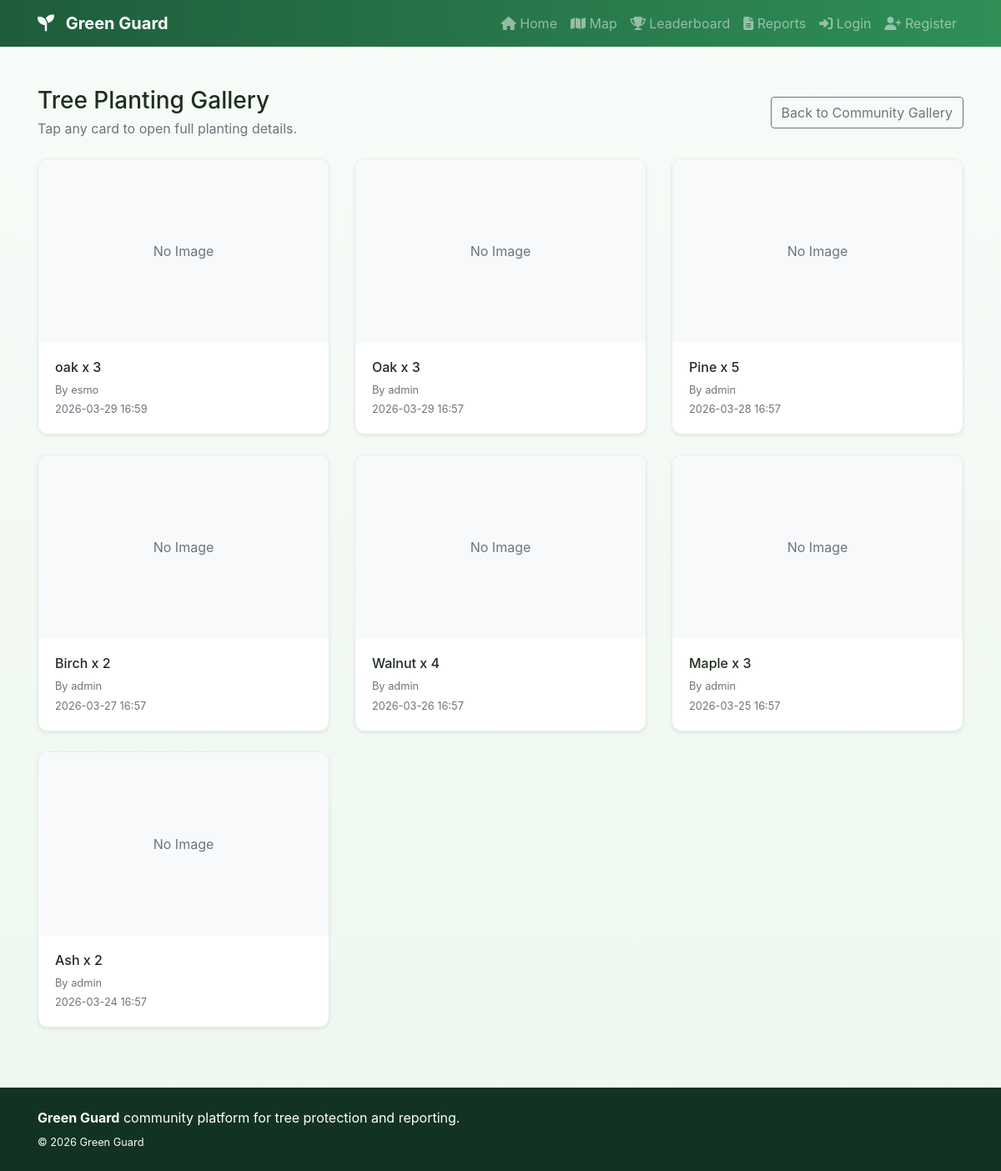
The app's page /reports/trees, older data.
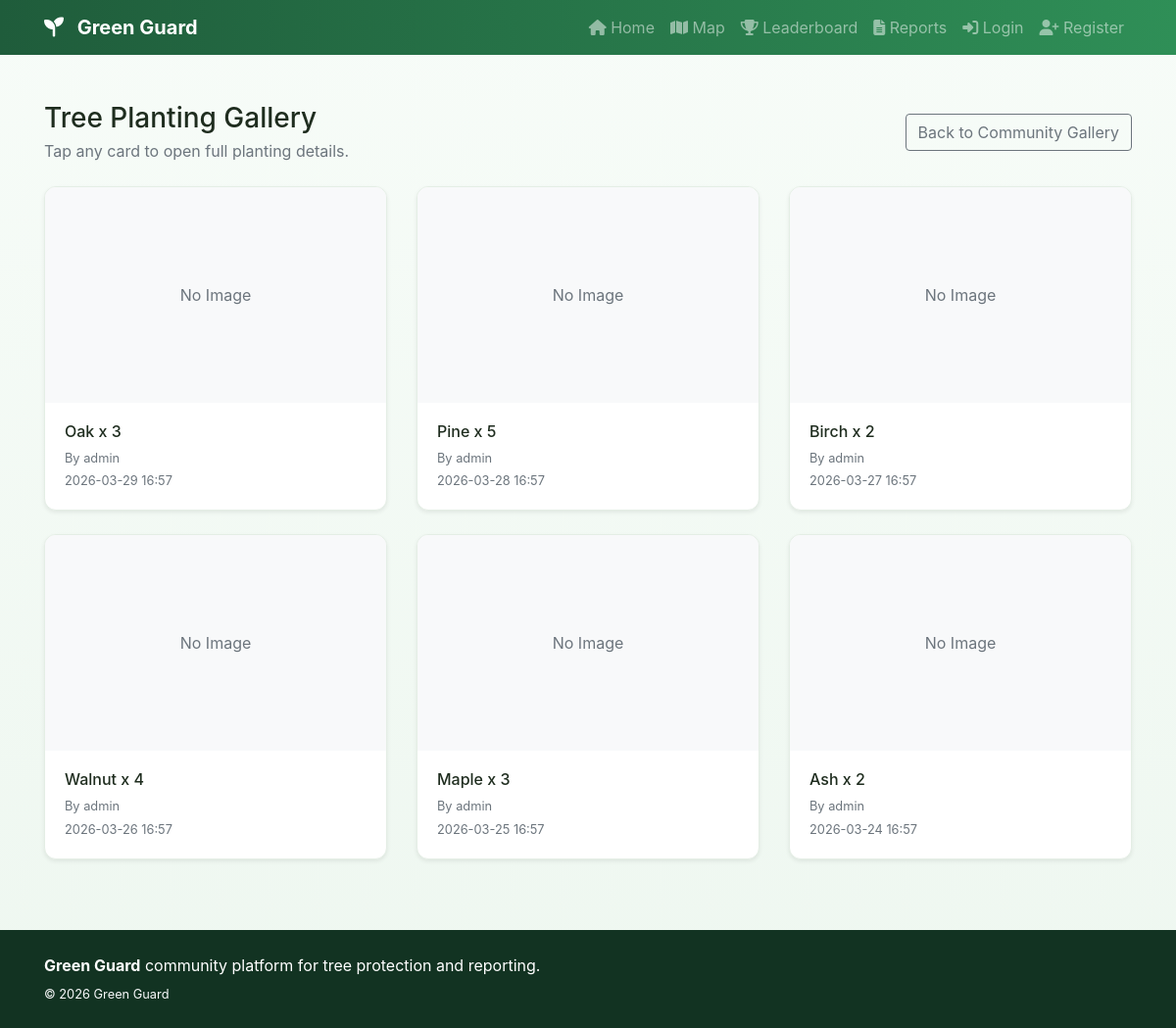
The same page, newer data.
### models.py (models this page shows)
class TreeRecord(db.Model):
    id = db.Column(db.Integer, primary_key=True)
    species = db.Column(db.String(120), nullable=False)
    quantity = db.Column(db.Integer, default=1, nullable=False)
    latitude = db.Column(db.Float, nullable=False)
    longitude = db.Column(db.Float, nullable=False)
    location_notes = db.Column(db.String(255))
    image_filename = db.Column(db.String(255))
    created_at = db.Column(
        db.DateTime, default=datetime.utcnow, nullable=False)
    user_id = db.Column(db.Integer, db.ForeignKey("user.id"), nullable=False)

class User(UserMixin, db.Model):
    id = db.Column(db.Integer, primary_key=True)
    username = db.Column(db.String(80), unique=True, nullable=False)
    email = db.Column(db.String(120), unique=True, nullable=False)
    password_hash = db.Column(db.String(255), nullable=False)
    is_admin = db.Column(db.Boolean, default=False, nullable=False)
    created_at = db.Column(
        db.DateTime, default=datetime.utcnow, nullable=False)
    tree_records = db.relationship(
        "TreeRecord", backref="user", lazy=True, cascade="all, delete-orphan"
    )
    cutting_reports = db.relationship(
        "CuttingReport", backref="user", lazy=True, cascade="all, delete-orphan"
    )

### routes/reports.py (the view)
@reports_bp.route("/reports/trees")
def trees_gallery():
    trees = TreeRecord.query.order_by(TreeRecord.created_at.desc()).all()
    return render_template("trees_gallery.html", trees=trees)

### templates/trees_gallery.html (shortened to what this page needs)
{% extends 'base.html' %}
{% block content %}
  <div class="container my-5">
    <div class="d-flex flex-wrap justify-content-between align-items-center mb-4">
      <div>
        <h1 class="h3 mb-1">Tree Planting Gallery</h1>
        <p class="text-muted mb-0">Tap any card to open full planting details.</p>
      </div>
      <a href="{{ url_for('reports.view_reports') }}" class="btn btn-outline-secondary mt-3 mt-sm-0">Back to Community Gallery</a>
    </div>
    {% if trees %}
      <div class="row">
        {% for tree in trees %}
          <div class="col-md-6 col-lg-4 mb-4">
            <div class="card h-100 shadow-sm gg-gallery-card">
              {% if tree.image_filename %}
                <img src="{{ url_for('static', filename='uploads/' ~ tree.image_filename) }}" class="card-img-top gg-gallery-thumb" alt="Tree planting image" />
              {% else %}
                <div class="card-img-top gg-gallery-thumb d-flex align-items-center justify-content-center bg-light text-muted">No Image</div>
              {% endif %}
              <div class="card-body">
                <p class="h6 mb-2">{{ tree.species }} x {{ tree.quantity }}</p>
                <p class="mb-1 small text-muted">By {{ tree.user.username }}</p>
                <p class="mb-0 small text-muted">{{ tree.created_at.strftime('%Y-%m-%d %H:%M') }}</p>
              </div>
            </div>
          </div>
        {% endfor %}
      </div>
    {% else %}
      <div class="alert alert-light border">No tree records yet.</div>
    {% endif %}
  </div>
{% endblock %}

### templates/base.html (shortened to what this page needs)
<!DOCTYPE html>
<html lang="en">
  <head>
    <link href="https://cdn.jsdelivr.net/npm/bootstrap@4.6.0/dist/css/bootstrap.min.css" rel="stylesheet" />
    <link rel="stylesheet" href="https://cdnjs.cloudflare.com/ajax/libs/font-awesome/6.4.2/css/all.min.css" />
    <link rel="stylesheet" href="{{ url_for('static', filename='css/style.css') }}" />
  </head>
  <body>
    <nav class="navbar navbar-expand-lg navbar-dark gg-navbar">
      <div class="container">
        <a class="navbar-brand" href="{{ url_for('main.index') }}">
          <i class="fas fa-seedling mr-2"></i>
          <strong>Green Guard</strong>
        </a>
        <div class="collapse navbar-collapse" id="navbarNav">
          <ul class="navbar-nav ml-auto">
            <li class="nav-item">
              <a class="nav-link" href="{{ url_for('main.index') }}"><i class="fas fa-home"></i> Home</a>
            </li>
            <li class="nav-item">
              <a class="nav-link" href="{{ url_for('main.map_view') }}"><i class="fas fa-map"></i> Map</a>
            </li>
            <li class="nav-item">
              <a class="nav-link" href="{{ url_for('main.leaderboard') }}"><i class="fas fa-trophy"></i> Leaderboard</a>
            </li>
            <li class="nav-item">
              <a class="nav-link" href="{{ url_for('reports.view_reports') }}"><i class="fas fa-file-alt"></i> Reports</a>
            </li>
            {% if current_user.is_authenticated %}
              <li class="nav-item">
                <a class="nav-link" href="{{ url_for('main.profile') }}"><i class="fas fa-user"></i> {{ current_user.username }}</a>
              </li>
              <li class="nav-item">
                <a class="nav-link" href="{{ url_for('auth.settings') }}"><i class="fas fa-sliders-h"></i> Settings</a>
              </li>
              {% if current_user.is_admin %}
                <li class="nav-item">
                  <a class="nav-link text-warning" href="{{ url_for('admin.dashboard') }}"><i class="fas fa-cog"></i> Admin</a>
                </li>
              {% endif %}
              <li class="nav-item">
                <a class="nav-link" href="{{ url_for('auth.logout') }}"><i class="fas fa-sign-out-alt"></i> Logout</a>
              </li>
            {% else %}
              <li class="nav-item">
                <a class="nav-link" href="{{ url_for('auth.login') }}"><i class="fas fa-sign-in-alt"></i> Login</a>
              </li>
              <li class="nav-item">
                <a class="nav-link" href="{{ url_for('auth.register') }}"><i class="fas fa-user-plus"></i> Register</a>
              </li>
            {% endif %}
          </ul>
        </div>
      </div>
    </nav>
    <main class="gg-main">
      {% block content %}
      {% endblock %}
    </main>
    <footer class="gg-footer text-white py-4 mt-5">
      <div class="container">
        <div class="row align-items-center">
          <div class="col-md-8 text-center text-md-left mb-3 mb-md-0">
            <p class="mb-1">
              <strong>Green Guard</strong> community platform for tree protection and reporting.
            </p>
            <small class="text-light">&copy; 2026 Green Guard</small>
          </div>
        </div>
      </div>
    </footer>
  </body>
</html>

### static/css/style.css (style rules this page uses)
:root { --gg-green-dark: #1f5c3b; --gg-green-mid: #2f8f57; --gg-green-soft: #e8f5ea; --gg-earth: #8d6e63; }
body { background: linear-gradient(180deg, #f7fcf8 0%, #eef7f0 100%); color: #1f2d1f; }
.gg-navbar { background: linear-gradient(90deg, var(--gg-green-dark), var(--gg-green-mid)); }
.gg-main { min-height: 70vh; }
.gg-footer { background: #123322; }
.card { border: 1px solid #e4eee5; }
.gg-gallery-card { border-radius: 12px; overflow: hidden; transition: transform 0.2s ease, box-shadow 0.2s ease; }
.gg-gallery-thumb { height: 220px; object-fit: cover; }

Row changes from the older to the newer data that the page shows:
removed TreeRecord: shows "No Image", species "oak", quantity "3", user.username "esmo", created_at "2026-03-29 16:59"
